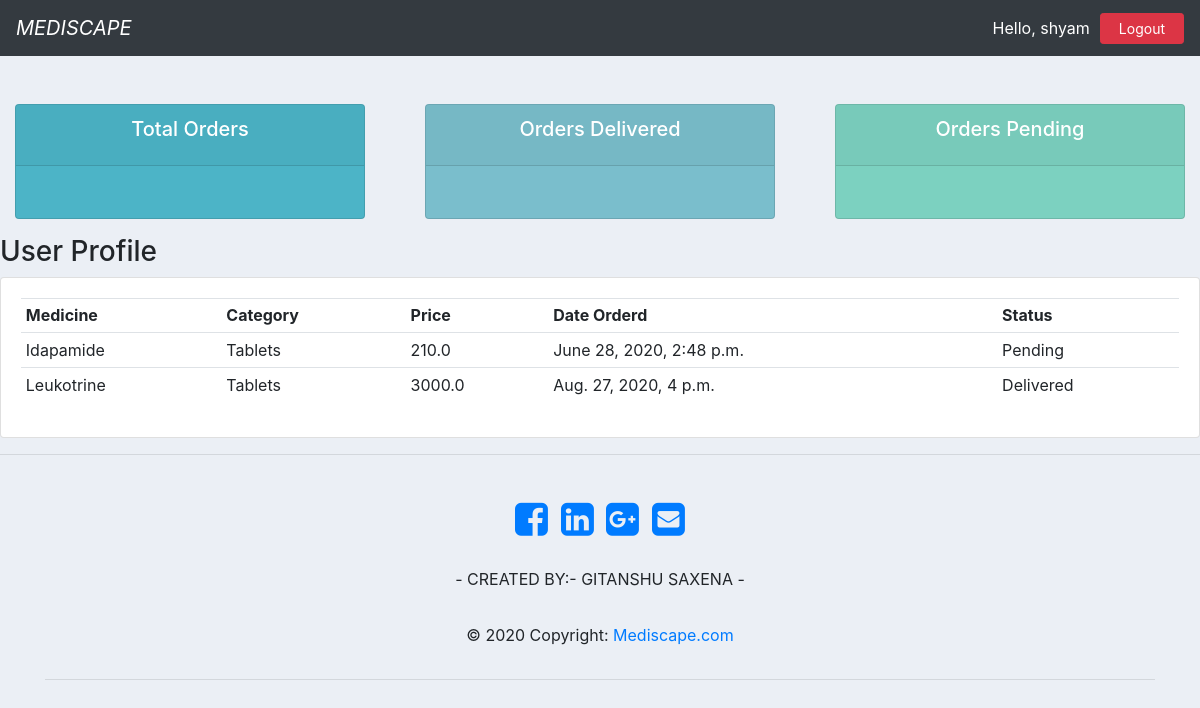
Screenshot of /user/ (signed in) with the database file from the repository.
### mediscape/models.py (models this page shows)
class Order(models.Model):
	STATUS = (
		('Pending', 'Pending'),
		('Out For Delivery', 'Out For Delivery'),
		('Delivered', 'Delivered'),
		)
	customer = models.ForeignKey(Customer, null = True, on_delete = models.SET_NULL)
	medicine = models.ForeignKey(Medicine, null = True, on_delete = models.SET_NULL)
	date_created = models.DateTimeField(auto_now_add = True, null = True)
	status = models.CharField(max_length = 200 ,null = True,choices = STATUS)
	def __str__(self):
		return self.medicine.name

class Medicine(models.Model):
	name = models.CharField(max_length = 200 ,null = True)
	price = models.FloatField(null = True)
	category = models.CharField(max_length = 200 ,null = True)
	description = models.CharField(max_length = 200 ,null = True, blank = True)
	date_created = models.DateTimeField(auto_now_add = True)
	tags = models.ManyToManyField(Tag)
	def __str__(self):
		return self.name

### mediscape/decorators.py (the view)
		def wrapper_func(request,*args,**kwargs):
			group = None
			if request.user.groups.exists():
				group = request.user.groups.all()[0].name
			if group in allowed_roles:
				return view_func(request,*args,**kwargs)
			else:
				return HttpResponse("You are no authorized to view this content..")

### mediscape/views.py (called while the page is built)
@login_required(login_url = 'login')
@allowed_users(allowed_roles = ['customer'])
def userPage(request):
	orders = request.user.customer.order_set.all()
	print('ORDERS:', orders)
	context = {'orders':orders}
	return render(request,'user.html',context)

### mediscape/templates/user.html
{% extends 'main.html' %}
{% block content %}
{% include 'status.html' %}
<h3>User Profile</h3>
<div class="row">
	<div class="col-md">
		<div class="card card-body">
			<table class="table table-sm">
				<tr>
					<th>Medicine</th>
					<th>Category</th>
					<th>Price</th>
					<th>Date Orderd</th>
					<th>Status</th>
				</tr>
				{% for order in orders %}
					<tr>
						<td>{{order.medicine}}</td>
						<td>{{order.medicine.category}}</td>
						<td>{{order.medicine.price}}</td>
						<td>{{order.date_created}}</td>
						<td>{{order.status}}</td>
					</tr>
				{% endfor %}
			</table>
		</div>
	</div>
</div>
{% endblock content %}

### mediscape/templates/navbar.html (shortened to what this page needs)
{% load static %}
<nav class="navbar navbar-expand-lg navbar-dark bg-dark">
  <a class="navbar-brand" href="#"><i>MEDISCAPE</i></a>
<span class="hello-msg">Hello, {{request.user}}</span>
<span class="btn btn-danger btn-sm"><a class="hello-msg" href="{% url 'logout' %}">Logout</a></span>
</nav>

### static/css/main.css (style rules this page uses)
.hello-msg { color: white; margin-right: 10px; }
a.hello-msg { text-decoration: none; list-style: none; margin-left: 10px; }
body { background-color:#ebeff5; }

### rows the page displays
Order: medicine "Idapamide", medicine.category "Tablets", medicine.price "210.0", date_created "June 28, 2020, 2:48 p.m.", status "Pending"
Order: medicine "Leukotrine", medicine.category "Tablets", medicine.price "3000.0", date_created "Aug. 27, 2020, 4 p.m.", status "Delivered"

### other values shown
{{ request.user }} "shyam"
